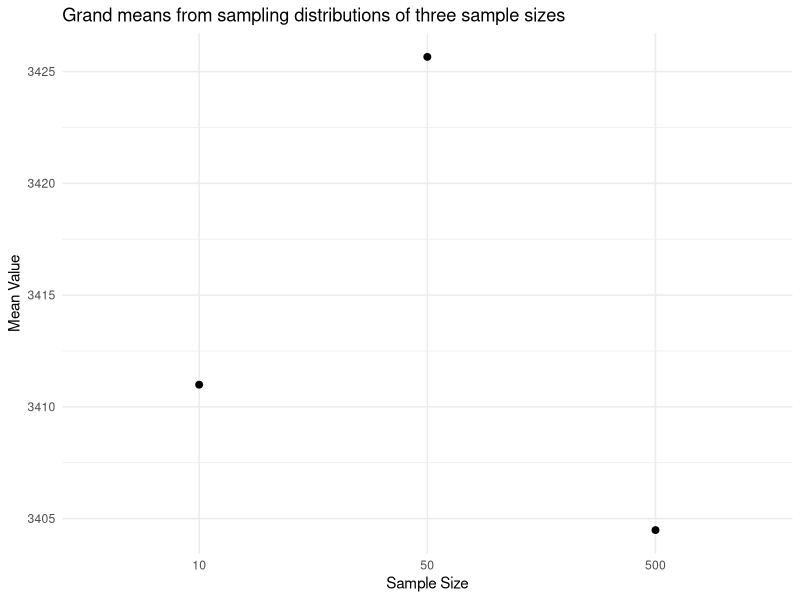
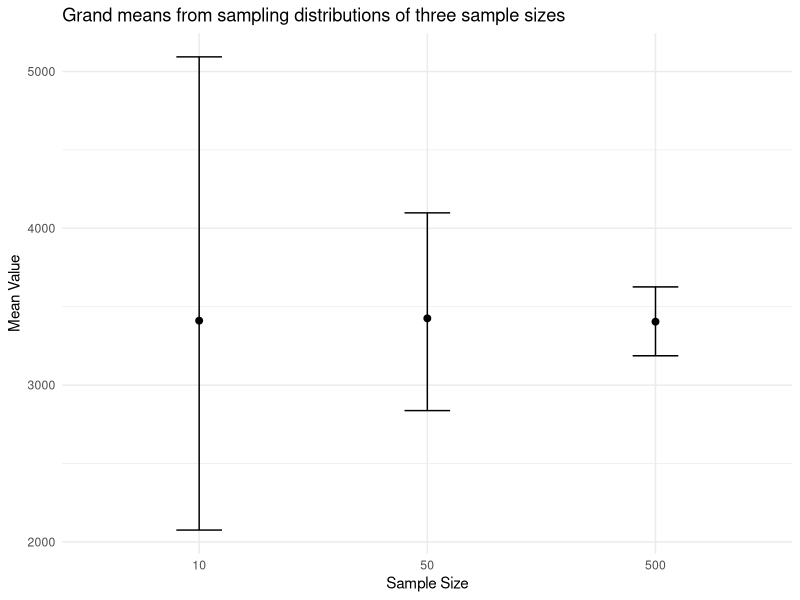
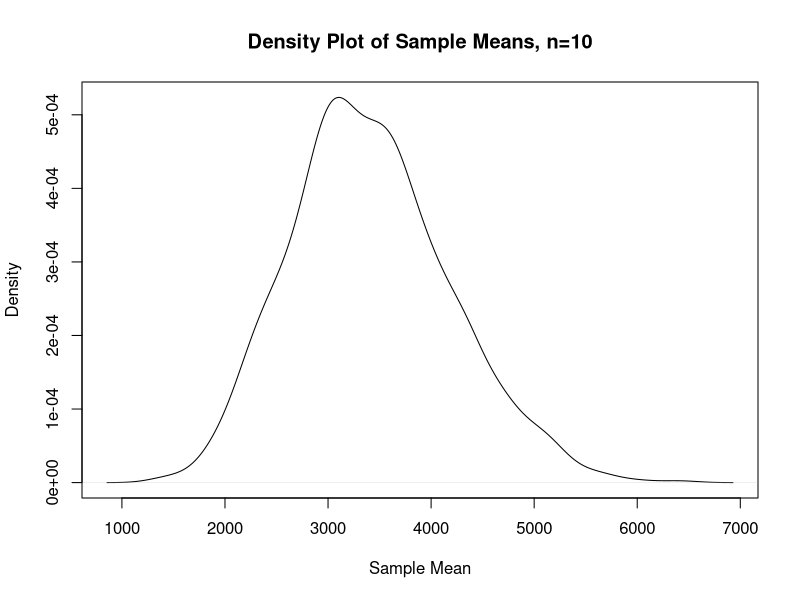
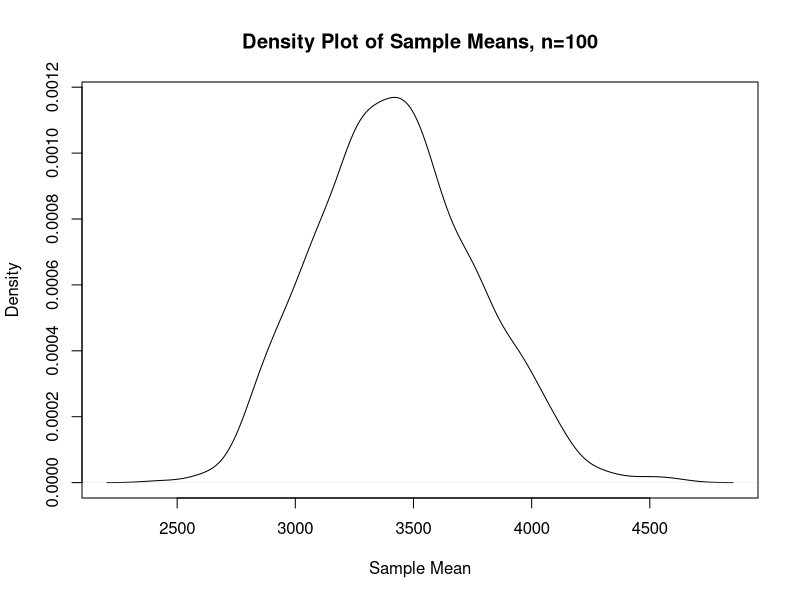
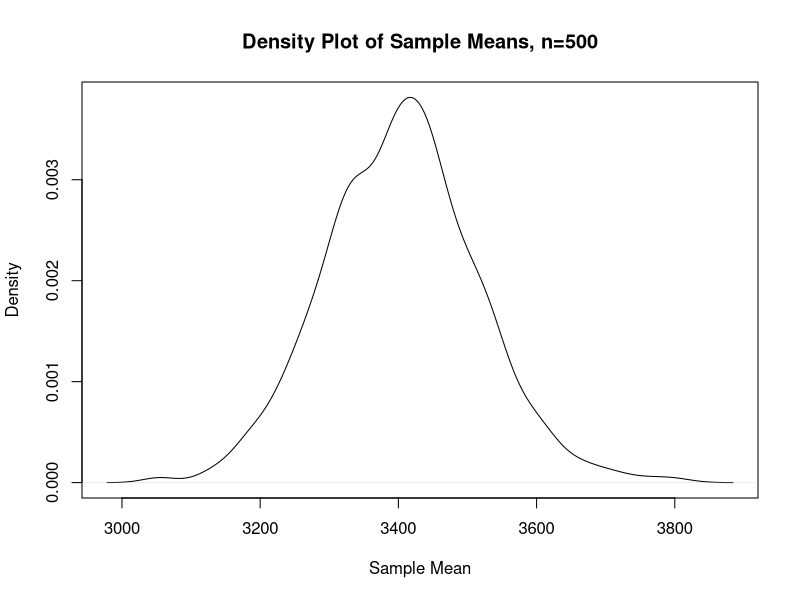

Source code (R) for these figures, in order:
## ---- chunk 1
knitr::opts_chunk$set(echo=T, eval=T)
options(tinytex.verbose = TRUE)
suppressMessages(library(dplyr))
#load ggplot package
suppressMessages(library(ggplot2))
## ---- chunk 2
mat <- matrix(1:12, nrow=3)
column_sums <- apply(mat, 2, sum)
print(column_sums)


## ---- chunk 3

names_list <- list("Alessandra", "Penelope", "Meigui", "Tatiana", "Keisuke", "Nadia", "Amy")
char_count <- lapply(names_list, nchar)
print(char_count)

## ---- chunk 4
scores <- matrix(c(85, 90, 78, 88, 
                   92, 80, 95, 90, 
                   60, 55, 78, 84), 
                 nrow=3, byrow=TRUE)
colnames(scores) <- c("Math", "English", "Biology", "History")
rownames(scores) <- c("Alice", "Bob", "Charlie")
print(scores)


## ---- chunk 5
#first count the number of scores in scores and save it as num_students
num_students <- nrow(scores)
#create blank variable called averages. Make it numeric with as many elements as num_students
averages <- numeric(num_students)
#create your for loop to iteratively calculate the mean score for each student and store it in different positions of the object averages
for (i in 1:num_students) {
  averages[i] <- mean(scores[i,])
}
#name the object averages using the rownames of object scores
names(averages) <- rownames(scores)



## ---- chunk 6

#first count the number of subjects in the scores matrix and save it as num_subjects:
num_subjects <- ncol(scores)
#create blank variable called class_averages_loop. Make it numeric with as many elements as num_subjects
class_averages_loop <- numeric(num_subjects)
#create your for loop to iteratively calculate the mean score per subject
for (j in 1:num_subjects) {
  class_averages_loop[j] <- mean(scores[,j])
}
#name the object class_averages_loop using the colnames of object scores
names(class_averages_loop) <- colnames(scores)
#print your object
## ---- chunk 7
x <- 10

if (x > 5) {
  print("x is greater than 5")
}


## ---- chunk 8
x <- 3

if (x > 5) {
  print("x is greater than 5")
} else {
  print("x is not greater than 5")
}

## ---- chunk 9
x <- 5

if (x > 10) {
  print("x is greater than 10")
} else if (x > 5) {
  print("x is greater than 5 but less than or equal to 10")
} else {
  print("x is less than or equal to 5")
}

## ---- chunk 10
number <-3

if (number > 0) {
  print("The number is positive.")
}


## ---- chunk 11

number <-3


if (number > 0) {
  print("The number is positive.")
} else if (number < 0) {
  print("The number is negative.")
} else {
  print("The number is zero.")
}

## ---- chunk 12
# a vector of numbers
numbers <- c(-5, 3, 8, -2, 0, 7, -9)

# a counter variable that will change each time the loop cycles
positive_count <- 0
for (num in numbers) {
  if (num > 0) {
    positive_count <- positive_count + 1 #add 1 to positve_count if number if positive. Otherwise do nothing
  }
}

## ---- chunk 13
# I gave you a bunch of random numbers. 
numbers <- c(1, 2, 3, 4, 5, 6, 7, 8, 9, 10)
# start your code here
# create a counter variable called sum_even

sum_even <- 0
for (num in numbers) {
  if (num %% 2 == 0) {
    sum_even <- sum_even + num
  }
}


## ---- chunk 14
#load the readr library
library(readr)

#read in human_genes.csv into human_genes using read_csv.

human_genes <- read_csv("human_genes.csv")

#filter dataset to only contain genes of size <=15000 and save it as human_genes2
human_genes2 <- human_genes %>% filter(size <= 15000)



## ---- chunk 15
#calculate the mean gene length for human_genes

mean_all_genes_15000<-mean(human_genes$size)

#create empty numeric vectors with 1000 positions for the means. Call them mean_values_10, mean_values_50, mean_values_500
mean_values_10 <- numeric(1000)
mean_values_50 <- numeric(1000)
mean_values_500 <- numeric(1000)


#start your loop here. Take samples with replacement, sizes 10, 50, 500 and take the median of those samples
for (i in 1:1000) {
  mean_values_10[i] <- mean(sample(human_genes2$size, 10, replace = TRUE))
  mean_values_50[i] <- mean(sample(human_genes2$size, 50, replace = TRUE))
  mean_values_500[i] <- mean(sample(human_genes2$size, 500, replace = TRUE))
}

#take the mean of means (the grand mean) of these three vectors and save them to a new vector called grand_means

grand_means<-c(mean(mean_values_10),mean(mean_values_50), mean(mean_values_500))
#compare these three means with the real mean of the filtered dataset
abs(mean_all_genes_15000-grand_means)

## ---- chunk 16
#call them sem_10, sem_50, sem_500

sem_10<-sd(mean_values_10)
sem_50<-sd(mean_values_50)
sem_500<-sd(mean_values_500)


## ---- chunk 17
#call them CI_10, CI_500, CI_500

CI_10 <- quantile(mean_values_10, probs = c(0.025, 0.975))
CI_50 <- quantile(mean_values_50, probs = c(0.025, 0.975))
CI_500 <- quantile(mean_values_500, probs = c(0.025, 0.975))

## ---- chunk 18

#create a data.frame called df containing the columns listed above.

df <- data.frame(
  SampleSize = c(10, 50, 500),
  MeanValues = c(mean(mean_values_10), mean(mean_values_50), mean(mean_values_500)),
  CI_lower = c(CI_10[1], CI_50[1], CI_500[1]),
  CI_upper = c(CI_10[2], CI_50[2], CI_500[2])
)


## ---- chunk 19
#first, make sure SampleSize is treated as a factor


#now create your plot code here and save it as p1
p1<-ggplot(df, aes(x = as.factor(SampleSize), y = MeanValues)) +
  #geom_bar(stat = "summary", fun = "mean", fill = "skyblue", position = position_dodge(width = 0.9)) +
        geom_point(size=2)+
  labs(
    title = "Grand means from sampling distributions of three sample sizes",
    x = "Sample Size",
    y = "Mean Value",
    fill = "Sample Size"
  ) +
  theme_minimal()

#print p1, aka, your plot
print(p1)

## ---- chunk 20
#create your plot code here and save it as p2
p2<-ggplot(df, aes(x = as.factor(SampleSize), y = MeanValues)) +
        geom_point(size=2)+
        geom_errorbar(aes(ymin = CI_lower, ymax = CI_upper), width = 0.2, position = position_dodge(width = 0.9))+
  labs(
    title = "Grand means from sampling distributions of three sample sizes",
    x = "Sample Size",
    y = "Mean Value",
    fill = "Sample Size"
  ) +
  theme_minimal()

#print p1, aka, your plot
print(p2)


## ---- chunk 21

dense10<-density(mean_values_10)
dense50<-density(mean_values_50)
dense500<-density(mean_values_500)

## ---- chunk 22

plot10<-plot(dense10, main = "Density Plot of Sample Means, n=10", xlab = "Sample Mean")
plot100<-plot(dense50, main = "Density Plot of Sample Means, n=100", xlab = "Sample Mean")
plot500<-plot(dense500, main = "Density Plot of Sample Means, n=500", xlab = "Sample Mean")


